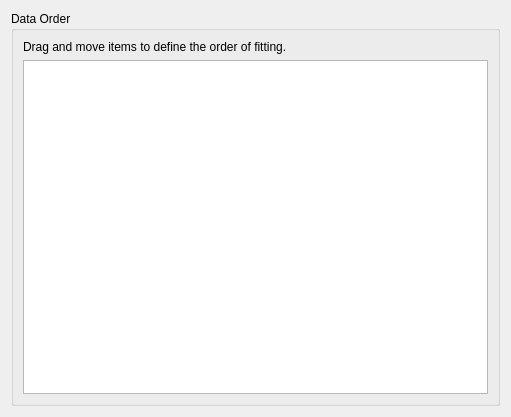
<?xml version="1.0" encoding="UTF-8"?>
<ui version="4.0">
 <class>OrderWidgetUI</class>
 <widget class="QWidget" name="OrderWidgetUI">
  <property name="geometry">
   <rect>
    <x>0</x>
    <y>0</y>
    <width>511</width>
    <height>417</height>
   </rect>
  </property>
  <property name="windowTitle">
   <string>Dataset Ordering</string>
  </property>
  <layout class="QGridLayout" name="gridLayout_2">
   <item row="0" column="0">
    <widget class="QGroupBox" name="groupBoxDataOrder">
     <property name="title">
      <string>Data Order</string>
     </property>
     <layout class="QGridLayout" name="gridLayout">
      <item row="0" column="0">
       <widget class="QLabel" name="lblDataOrder">
        <property name="text">
         <string>&lt;html&gt;&lt;head/&gt;&lt;body&gt;&lt;p&gt;Drag and move items to define the order of fitting.&lt;/p&gt;&lt;/body&gt;&lt;/html&gt;</string>
        </property>
       </widget>
      </item>
      <item row="1" column="0">
       <widget class="QListWidget" name="lstDataOrder">
        <property name="editTriggers">
         <set>QAbstractItemView::NoEditTriggers</set>
        </property>
        <property name="dragDropMode">
         <enum>QAbstractItemView::InternalMove</enum>
        </property>
        <property name="defaultDropAction">
         <enum>Qt::MoveAction</enum>
        </property>
        <property name="alternatingRowColors">
         <bool>true</bool>
        </property>
        <property name="selectionMode">
         <enum>QAbstractItemView::ExtendedSelection</enum>
        </property>
       </widget>
      </item>
     </layout>
    </widget>
   </item>
  </layout>
 </widget>
 <resources/>
 <connections/>
</ui>
